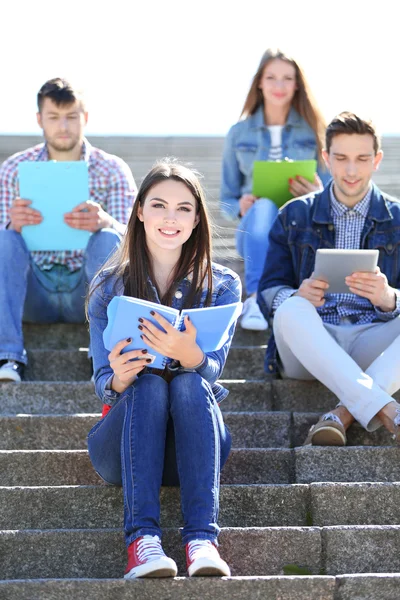
#> input picture images/student.jpg, 400 x 600 px
$ python face.py
#> lines starting #> are read from the running program, lines starting #| are printed output that depends on the picture; after the words box and inside, x2 and y2 are one past the last pixel; in counts of white or black regions, pixels touching at a corner belong together
import cv2

# Load the pre-trained cascade classifier
trained_Dataset = cv2.CascadeClassifier('haarcascade_frontalface_default.xml')

# Read the image
img = cv2.imread('images/student.jpg')
#> img is the input picture: shape (600, 400, 3); mean B, G, R 160, 146.7, 141.1

# Check if the image is loaded successfully
if img is None:
    print("Error: Unable to load image")
else:
    # Convert the image to grayscale
    gray = cv2.cvtColor(img, cv2.COLOR_BGR2GRAY)
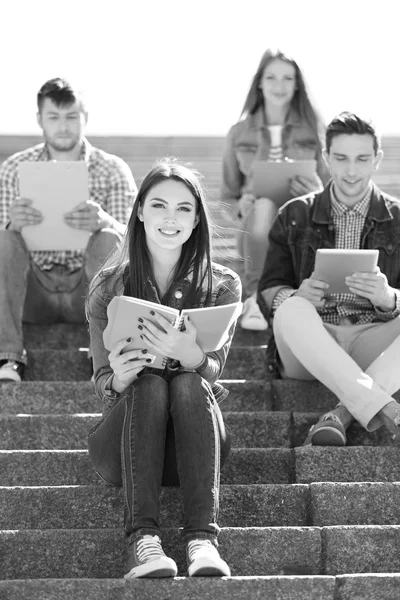
#> gray: shape (600, 400); min 2, max 255, mean 146.6

    # Detect faces in the image
    faces = trained_Dataset.detectMultiScale(gray, scaleFactor=1.1, minNeighbors=10)
#> faces = [[257, 62, 45, 45], [37, 99, 51, 51], [321, 136, 61, 61], [137, 182, 67, 67]]

    # Check if any faces are detected
    if len(faces) == 0:
        print("No faces detected")
    else:
        # Draw rectangles around the detected faces
        for (x, y, w, h) in faces:
            cv2.rectangle(img, (x, y), (x+w, y+h), (250, 0, 0), 2)
#> this loop made 4 passes
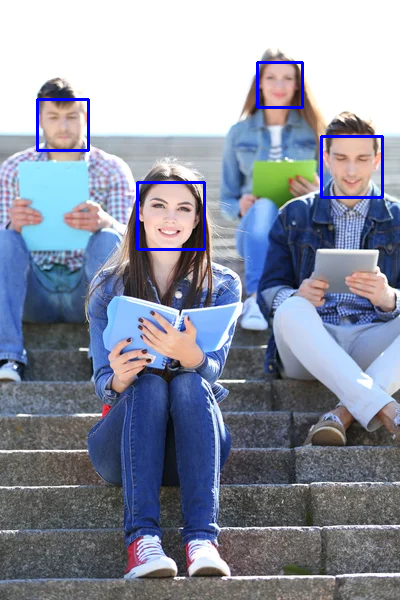
#> img: shape (600, 400, 3); 1.11% of pixels changed, all inside (x1, y1, x2, y2) = (36, 61, 384, 251)

        # Display the image with detected faces
        cv2.imshow('Detected Faces', img)
        cv2.waitKey(0)
        cv2.destroyAllWindows()
